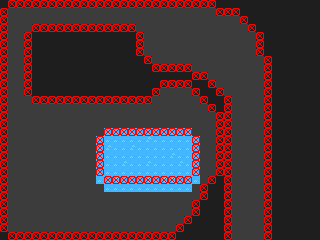

This game map was drawn from its Tiled (.tmx) file and the tilesets committed beside it. A one-line description and the trimmed map source follow:
An orthogonal 40x30 tile map with 8x8 px tiles, 3 tile layers (background, foreground, collision) and 2 objects (LVL-DOWN-0, NPC-STATUE_BASE).

<map version="1.0" orientation="orthogonal" width="40" height="30" tilewidth="8" tileheight="8">
 <tileset firstgid="1" name="spritesheet" tilewidth="8" tileheight="8">
  <image source="../spritesheet.bmp" trans="ff00ff" width="512" height="1024" />
 </tileset>
 <layer name="background" width="40" height="30">
  <data>[1200 cells, 1200 non-empty, 4 distinct tile ids]</data>
 </layer>
 <layer name="foreground" width="40" height="30">
  <data>[1200 cells, 0 non-empty, 0 distinct tile ids]</data>
 </layer>
 <layer name="collision" width="40" height="30">
  <data>[1200 cells, 228 non-empty, 1 distinct tile ids]</data>
 </layer>
 <objectgroup name="entities" width="40" height="30">
  <object type="LVL-DOWN-0" x="232" y="232" width="32" height="8">
   <properties>
    <property name="sendto" value="testing" />
    <property name="sendto_offset" value="-128" />
   </properties>
  </object>
  <object type="NPC-STATUE_BASE" x="80" y="112" width="136" height="96">
   <properties>
    <property name="frames" value="npc_statue_base" />
   </properties>
  </object>
 </objectgroup>
</map>
